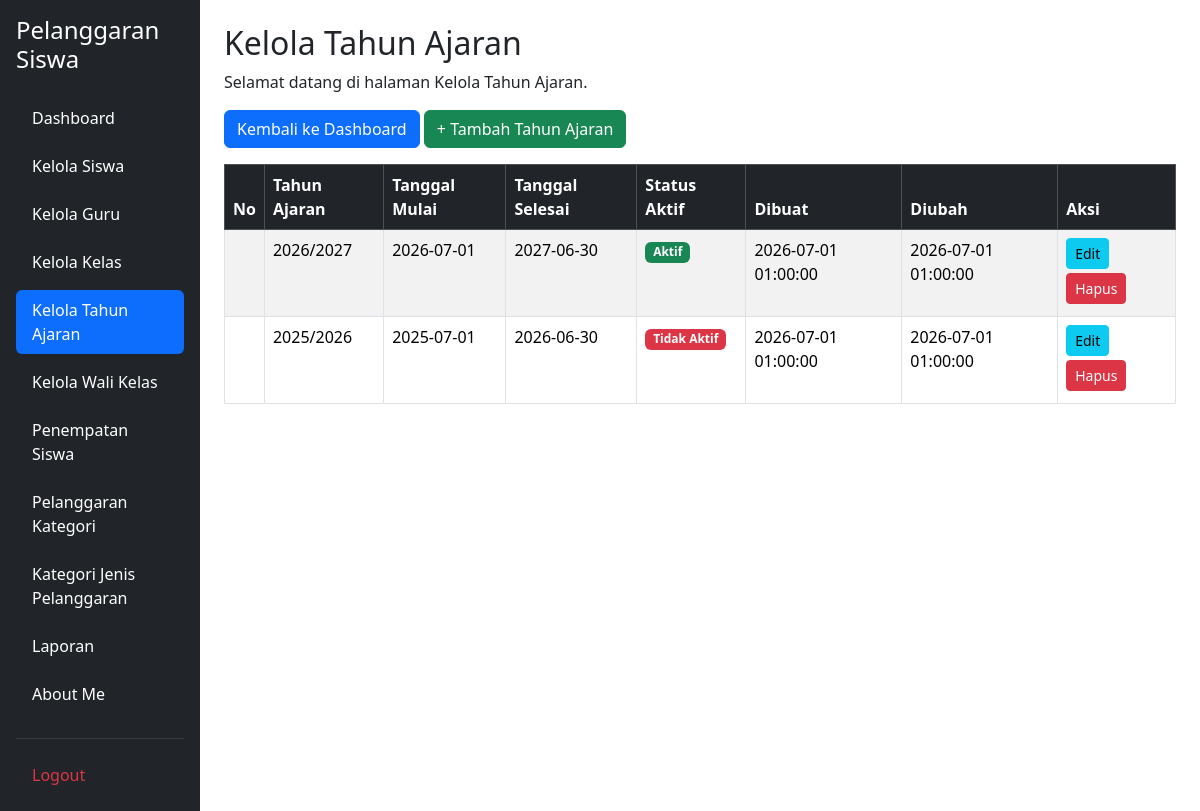
The page /kelola_tahun_ajaran.php (signed in) on the database its author committed.
### tables this page shows
CREATE TABLE `t_tahun_ajaran` (
  `id` int(11) NOT NULL,
  `nama` varchar(20) DEFAULT NULL,
  `tanggal_mulai` date NOT NULL,
  `tanggal_selesai` date NOT NULL,
  `status_aktif` tinyint(1) NOT NULL,
  `created_at` timestamp NOT NULL DEFAULT current_timestamp(),
  `updated_at` timestamp NOT NULL DEFAULT current_timestamp()
);

### kelola_tahun_ajaran.php (the view, shortened to what this page needs)
<?php
include 'config/koneksi.php';
$sql = "SELECT * FROM t_tahun_ajaran ORDER BY tanggal_mulai DESC";
$hasil = mysqli_query($koneksi, $sql);
?>
<!DOCTYPE html>
<html lang="id">
<head>
    <link href="https://cdn.jsdelivr.net/npm/bootstrap@5.3.8/dist/css/bootstrap.min.css" rel="stylesheet">
    <link href="https://cdn.datatables.net/2.3.4/css/dataTables.bootstrap5.min.css" rel="stylesheet">
</head>
<body>
<div class="container-fluid">
    <div class="row">
        <?php include 'layout/sidebar.php'; ?>
        <main class="col-md-9 col-lg-10 p-4">
            <h2>Kelola Tahun Ajaran</h2>
            <p>Selamat datang di halaman Kelola Tahun Ajaran.</p>
            <div class="mb-3">
                <a href="dashboard.php" class="btn btn-primary">
                    Kembali ke Dashboard
                </a>
                <a href="tambah_tahun_ajaran.php"
                   class="btn btn-success">
                    + Tambah Tahun Ajaran
                </a>
            </div>
                    <div class="table-responsive">
                        <table id="tabelTahunAjaran" class="table table-striped table-bordered table-hover">
                            <thead class="table-dark">
                                <tr>
                                    <th>No</th>
                                    <th>Tahun Ajaran</th>
                                    <th>Tanggal Mulai</th>
                                    <th>Tanggal Selesai</th>
                                    <th>Status Aktif</th>
                                    <th>Dibuat</th>
                                    <th>Diubah</th>
                                    <th>Aksi</th>
                                </tr>
                            </thead>
                            <tbody>
                                <?php while ($row = mysqli_fetch_assoc($hasil)) { ?>
                                    <tr>
                                        <td></td>
                                        <td><?= htmlspecialchars($row['nama']) ?></td>
                                        <td><?= htmlspecialchars($row['tanggal_mulai'] ?? '') ?></td>
                                        <td><?= htmlspecialchars($row['tanggal_selesai'] ?? '') ?></td>
                                        <td>
                                            <?php if ($row['status_aktif'] == 1) { ?>
                                                <span class="badge bg-success">Aktif</span>
                                            <?php } else { ?>
                                                <span class="badge bg-danger">Tidak Aktif</span>
                                            <?php } ?>
                                        </td>
                                        <td><?= htmlspecialchars($row['created_at'] ?? '') ?></td>
                                        <td><?= htmlspecialchars($row['updated_at'] ?? '') ?></td>
                                        <td>
                                        <a href="edit_tahun_ajaran.php?id=<?= urlencode($row['id']); ?>"
                                            class="btn btn-info btn-sm mb-1">
                                             Edit
                                        </a>
                                        <a href="hapus_tahun_ajaran.php?id=<?= urlencode($row['id']); ?>"
                                            class="btn btn-danger btn-sm mb-1"
                                            onclick="return confirm('Yakin ingin menghapus data siswa ini?');">
                                            Hapus
                                        </a>
                                        </td>
                                    </tr>
                                <?php } ?>
                            </tbody>
                        </table>
                    </div>
                </div>
            </div>
</body>
</html>

### rows shown on the page
t_tahun_ajaran: nama "2026/2027", tanggal_mulai "2026-07-01", tanggal_selesai "2027-06-30", status_aktif "Aktif", created_at "2026-07-01 01:00:00", updated_at "2026-07-01 01:00:00"
t_tahun_ajaran: nama "2025/2026", tanggal_mulai "2025-07-01", tanggal_selesai "2026-06-30", status_aktif "Tidak Aktif", created_at "2026-07-01 01:00:00", updated_at "2026-07-01 01:00:00"
